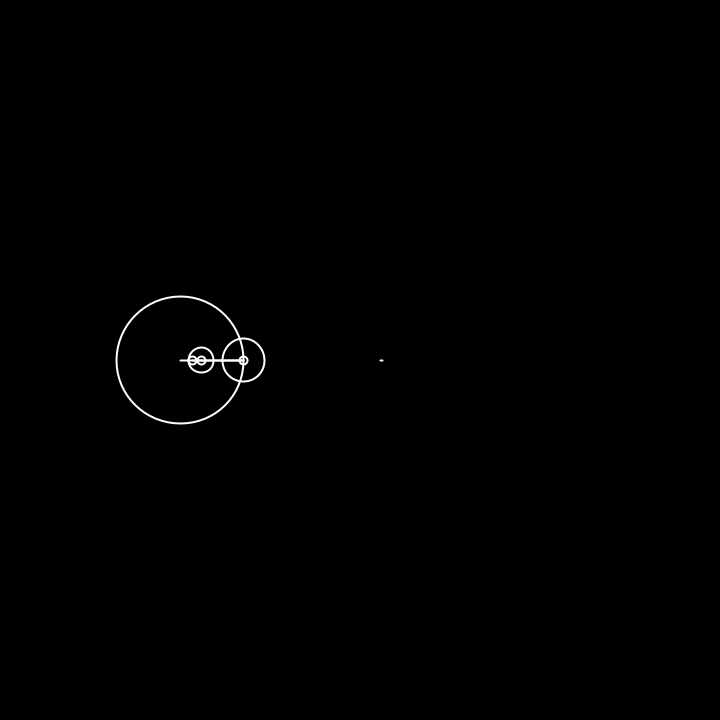
Frame 1 (no input)
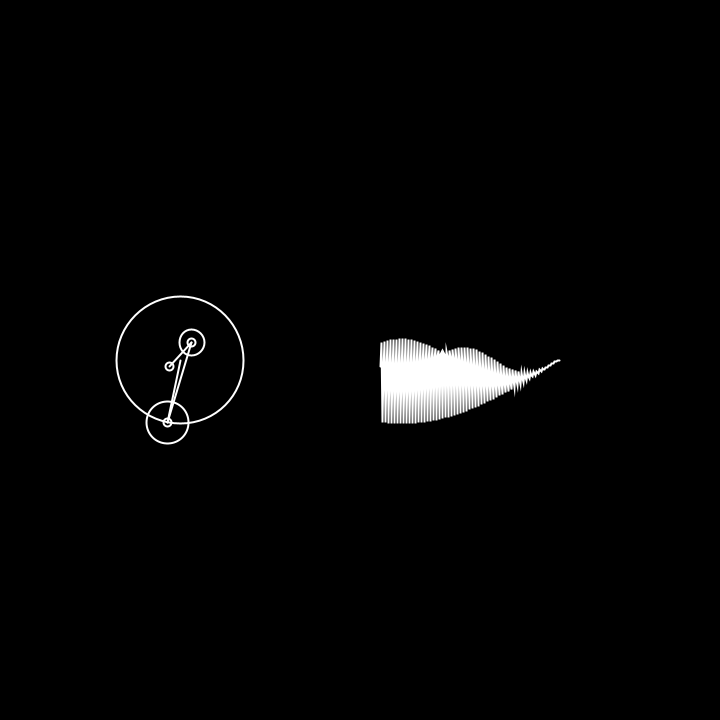
Frame 60 (the mouse pressed at the canvas centre just before this capture)
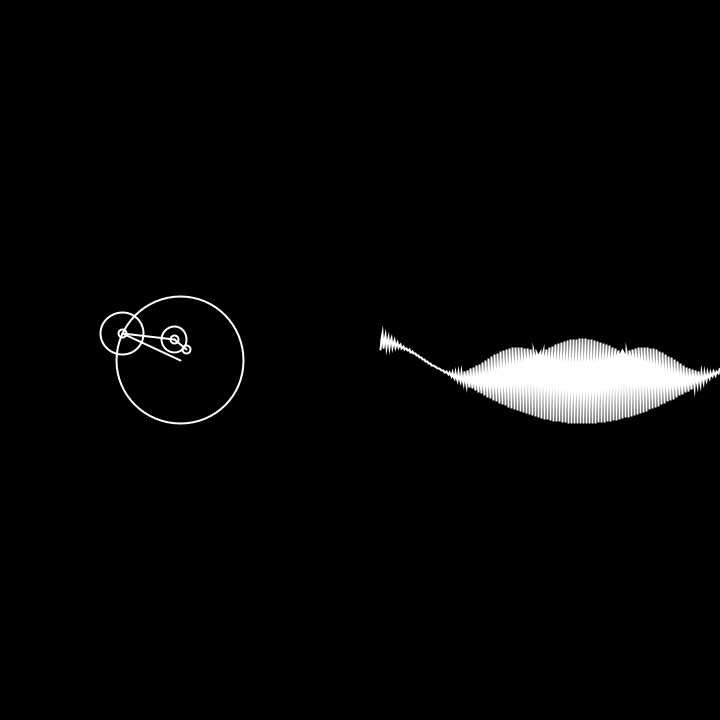
Frame 120 (the mouse held since frame 60 and released just before this capture)

The Processing sketch that drew these frames (run headless with seeded random() and noise(); from frame 60 on, the mouse is pressed at the canvas centre):

// Processing sketch: main
// ── main.pde
float time;
ArrayList<Float> wave;
//float[] wave;
int track_lim;
float n, x, y;


void settings() {
  size(720, 720);
}

void setup() {
  track_lim = 600;
  time = 0.0;
  wave = new ArrayList<Float>();
  //n = 1;
  //wave = new float[1000]; //dec array with 1000 numbers
}

void draw() {
  background(0);
  float x = 0;
  float y = 0;
  translate(width/4, height/2); //set pos to a convenient thing

  for (int i = 0; i < 3; i++){
    float prevx = x;
    float prevy = y;
    float n = 2 * i + 1;
  //setting up the calculation: x = r * (Const * Pi) * cos(Const * angle);
    float r = 50 * (4 / (n * PI));
    float D = 2 * r;
    x = r * cos(n * time);
    y = r * sin(n * time);

    wave.add(0, y); //add the beginning of the ArrayList
  //wave.unshift(y);
  // draw main circle
  stroke(255);
  strokeWeight(2);
  noFill();
  ellipse(prevx, prevy, D, D);

  //draw dot
  noFill();
  ellipse(x, y, 8, 8);

  //draw line
  line(prevx, prevy, x, y);
  }
  //draw waveform
  translate(200, 0);
  noFill();
  beginShape();
  for (int i = 0; i < wave.size(); i++) {
    vertex(i, wave.get(i));
  }
  endShape();

  //drawing arrow from the dot over to the waveform
  //line(x-200, y, 0, wave.get(0));

  time += 0.03;

  if (wave.size() > track_lim) {
    wave.remove(track_lim - 1);
  }
}
